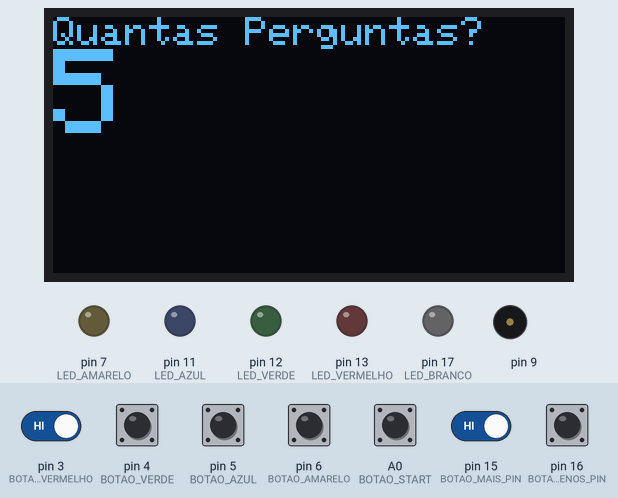
The sketch below on a simulated Arduino Uno, built with avr-gcc and run on an emulated ATmega328P. On the bench: 128×64 one-colour display, output pins drawn as LEDs (lit = HIGH), buzzer (waves = sounding). Dashed ring = blinking. The inputs (shaded band) are chosen by the test bench; at power-on: A0 (BOTAO_START), pin 3 (BOTAO_VERMELHO), pin 4 (BOTAO_VERDE), pin 5 (BOTAO_AZUL), pin 6 (BOTAO_AMARELO), pin 15 (BOTAO_MAIS_PIN), pin 16 (BOTAO_MENOS_PIN) HIGH. Random numbers use the default seed unless the sketch sets one; what the sketch prints to the serial monitor is not drawn.

Above: at 4.4 s.
4.5 s: A0 (BOTAO_START) pulled LOW for 0.15 s
At 6.13 s:
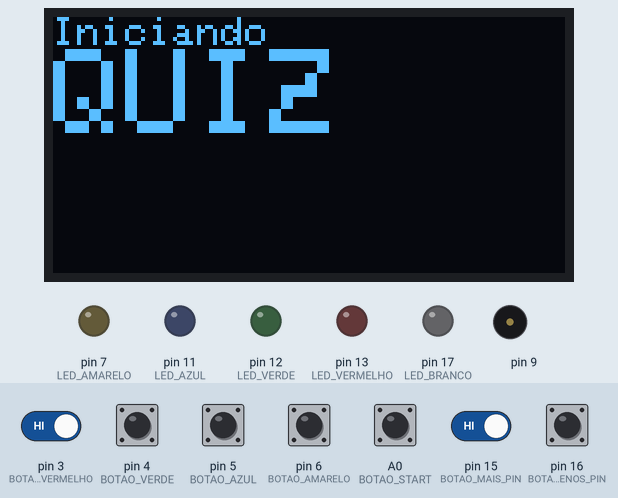
6.4 s: pin 3 (BOTAO_VERMELHO) driven LOW and pin 15 (BOTAO_MAIS_PIN) driven LOW
At 9.3 s:
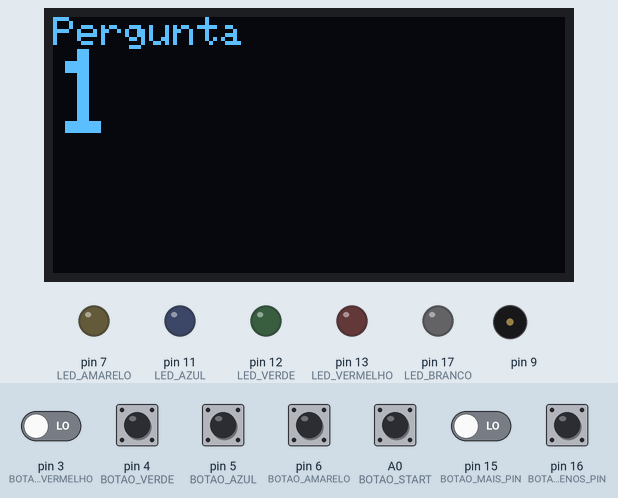
9.4 s: pin 16 (BOTAO_MENOS_PIN) pulled LOW for 1 s
At 10.1 s:
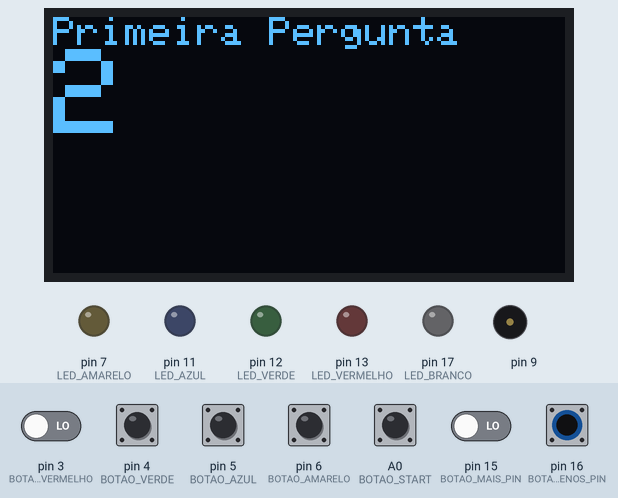
13.4 s: A0 (BOTAO_START) pulled LOW for 1 s
At 13.9 s:
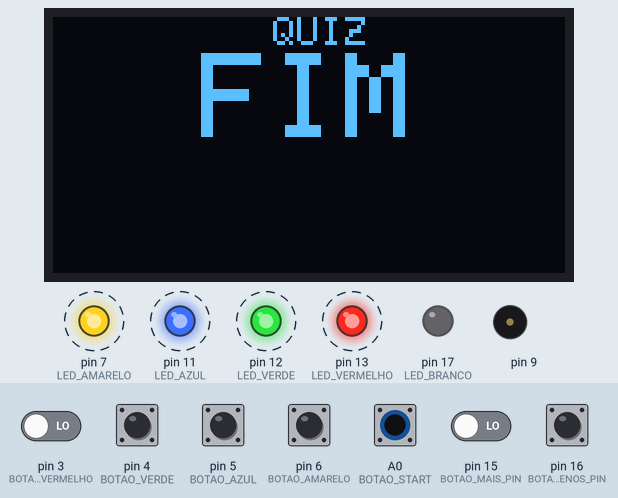
17.4 s: pin 3 (BOTAO_VERMELHO) driven HIGH
20.4 s: pin 4 (BOTAO_VERDE) pulled LOW for 1 s
Timing chart, 0 to 23.4 s (numbered marks = the images above; inputs shaded):
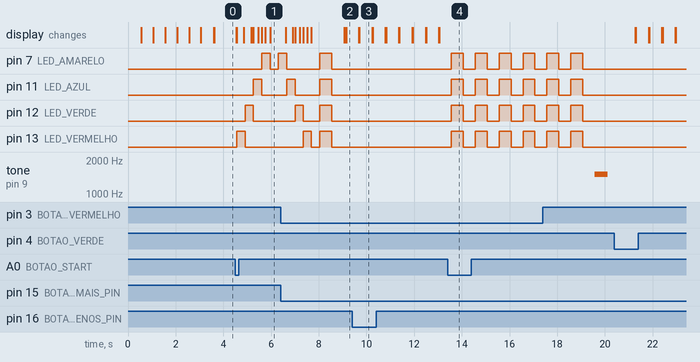

The sketch:

Quiz_completo.ino
```cpp
#include <CapacitiveSensor.h>
#include <toneAC.h>
#include <SPI.h>
#include <Wire.h>
#include <Adafruit_GFX.h>
#include <Adafruit_SSD1306.h>
#include <Fonts/FreeSerif12pt7b.h>


Adafruit_SSD1306 display(-1);


class UniqueRandom{
  private:
    int _index;
    int _min;
    int _max;
    int _size;
    int* _list;
    void _init(int min, int max) {
      _list = 0;
      if (min < max) { _min = min; _max = max; } else { _min = max; _max = min; }
      _size = _max - _min;
      _index = 0;
    }
  public:
    UniqueRandom(int max)           { _init(0,   max); randomize(); } //construtor com 1 parametro
    UniqueRandom(int min, int max)  { _init(min, max); randomize(); } //construtor com 2 parametros

    void randomize() {
      if (_list == 0) { _list = (int*) malloc(size() * sizeof(int)); }
      for (int i=0; i<=size(); i++) {   _list[i] = _min+i;  }   //preenche a lista do menor ao maior valor

      //embaralha a lista
      for (int i=0; i<=size(); i++) {
        int r = random(0, size());     //sorteia uma posição qualquer
        int aux = _list[i];
        _list[i] = _list[r];
        _list[r] = aux;
      }
    }

    void resetWithNewParameters(int min, int max) { _init(min, max); randomize(); }

    int next() {                                  //retorna o proximo numero da lista
      if (_index > size() ) { _index = 0;}
      int n = _list[_index++];
       //após recuper o ultimo numero, recomeça na posicao 0
      return n;
    }

    int size() { return _size; }

    int index() { return _index; }

    int getAt(int index)
    {
      return _list[index];
    }

    ~UniqueRandom(){ free ( _list ); }  //destrutor
};


int LED_VERMELHO = 13;
int LED_VERDE = 12;
int LED_AZUL = 11;
int LED_AMARELO = 7;
int LED_BRANCO = 17;


int BOTAO_AMARELO = 6;
int BOTAO_AZUL = 5;
int BOTAO_VERDE = 4;
int BOTAO_VERMELHO = 3;
int BOTAO_MENOS_PIN = 16;
int BOTAO_MAIS_PIN = 15;
int BOTAO_START = 14;
int CAPACITIVE_SENSOR_OUT = 8;
CapacitiveSensor BOTAO_MAIS = CapacitiveSensor(CAPACITIVE_SENSOR_OUT,BOTAO_MAIS_PIN);
CapacitiveSensor BOTAO_MENOS = CapacitiveSensor(CAPACITIVE_SENSOR_OUT,BOTAO_MENOS_PIN);
long press_botao_mais;
long press_botao_menos;

long buzzer_timer = 0;

int GAME_TIME = 0;
bool START = false;

UniqueRandom perguntas(0);
int quantidade_perguntas = 5;
int index_perguntas = 0;


//Configurações do Display
long timer_oled = 0;
bool inverted = true;

void setup()
{
  Serial.begin(9600);
  int seed = 0;
  seed = analogRead(A0);
  randomSeed(seed);


  pinMode(LED_VERMELHO, OUTPUT);
  pinMode(LED_VERDE, OUTPUT);
  pinMode(LED_AZUL, OUTPUT);
  pinMode(LED_AMARELO, OUTPUT);
  pinMode(LED_BRANCO, OUTPUT);

  digitalWrite(LED_VERMELHO, LOW);
  digitalWrite(LED_VERDE, LOW);
  digitalWrite(LED_AZUL, LOW);
  digitalWrite(LED_AMARELO, LOW);
  digitalWrite(LED_BRANCO, LOW);

  pinMode(BOTAO_VERMELHO,INPUT_PULLUP);
  pinMode(BOTAO_VERDE,INPUT_PULLUP);
  pinMode(BOTAO_AZUL,INPUT_PULLUP);
  pinMode(BOTAO_AMARELO,INPUT_PULLUP);

  pinMode(BOTAO_START,INPUT_PULLUP);

  perguntas.resetWithNewParameters(1,quantidade_perguntas);

  //Inicializar Display
  Wire.begin(); //INICIALIZA A BIBLIOTECA WIRE
  display.begin(SSD1306_SWITCHCAPVCC, 0x3C); //INICIALIZA O DISPLAY COM ENDEREÇO I2C 0x3C
  display.setTextColor(WHITE); //DEFINE A COR DO TEXTO
  display.setTextSize(1); //DEFINE O TAMANHO DA FONTE DO TEXTO
  display.clearDisplay(); //LIMPA AS INFORMAÇÕES DO DISPLAY
}

void loop()
{
  if(GAME_TIME == 3)
  {
    press_botao_mais = BOTAO_MAIS.capacitiveSensor(30);
    if (press_botao_mais>500)
    {
      digitalWrite(LED_BRANCO, LOW);
      ledApagaTodos();
      index_perguntas++;
      if(index_perguntas >= quantidade_perguntas)
      {
        index_perguntas = quantidade_perguntas;
        QuizFim();
        //fim do jogo
      }
      else
      {
        if(index_perguntas+1 == quantidade_perguntas)
        {
          UltimaPergunta(perguntas.getAt(index_perguntas));
        }
        else
        {
          ExibePergunta(perguntas.getAt(index_perguntas));
        }
        Serial.print("PERGUNTA: ");
        Serial.println(perguntas.getAt(index_perguntas));

      }
      delay(500);
    }
    press_botao_menos = BOTAO_MENOS.capacitiveSensor(30);
    if (press_botao_menos>500)
    {
      digitalWrite(LED_BRANCO, LOW);
      ledApagaTodos();
      index_perguntas--;
      if(index_perguntas <= 0)
      {
        index_perguntas = 0;
        PrimeiraPergunta(perguntas.getAt(index_perguntas));
      }
      else
      {
        if(index_perguntas+1 == quantidade_perguntas)
        {
          UltimaPergunta(perguntas.getAt(index_perguntas));
        }
        else
        {
          ExibePergunta(perguntas.getAt(index_perguntas));
        }
      }
      Serial.print("PERGUNTA: ");
      Serial.println(perguntas.getAt(index_perguntas));

      delay(500);
    }
    if (!digitalRead(BOTAO_START)) {

      digitalWrite(LED_BRANCO, LOW);
      int tempo_init = random(3,8);
      piscaTodosLeds(tempo_init, 500, 500);
      START = true;
      digitalWrite(LED_BRANCO, HIGH);
      buzzer_timer = millis();
      toneAC(1500);

    }

    if (!digitalRead(BOTAO_VERMELHO) && START) {
      digitalWrite(LED_VERMELHO, HIGH);
      START = false;
      digitalWrite(LED_BRANCO, LOW);
    }
    if (!digitalRead(BOTAO_VERDE) && START) {
      digitalWrite(LED_VERDE, HIGH);
      START = false;
      digitalWrite(LED_BRANCO, LOW);
    }
    if (!digitalRead(BOTAO_AZUL) && START) {
      digitalWrite(LED_AZUL, HIGH);
      START = false;
      digitalWrite(LED_BRANCO, LOW);
    }
    if (!digitalRead(BOTAO_AMARELO) && START) {
      digitalWrite(LED_AMARELO, HIGH);
      START = false;
      digitalWrite(LED_BRANCO, LOW);
    }
    buzzer();
  }
  else
  {
    if(GAME_TIME == 0)
    {
      digitalWrite(LED_BRANCO, LOW);
      IniciaHardware();
      Serial.println("Selecione a quantidade de perguntas");
      Serial.print("Quantidade: ");
      Serial.println(quantidade_perguntas);
      SelecionaQuantidadePerguntas();


      GAME_TIME = 1;
    }
    else
    {
      if(GAME_TIME == 1)
      {
        digitalWrite(LED_BRANCO, LOW);
        press_botao_mais = BOTAO_MAIS.capacitiveSensor(30);
        if (press_botao_mais>500)
        {
          if(quantidade_perguntas<99)
          {
            quantidade_perguntas++;
          }
          Serial.print("Quantidade: ");
          Serial.println(quantidade_perguntas);
          SelecionaQuantidadePerguntas();
          delay(200);
        }
        press_botao_menos = BOTAO_MENOS.capacitiveSensor(30);
        if (press_botao_menos>500)
        {
          if(quantidade_perguntas>5)
          {
            quantidade_perguntas--;
          }
          Serial.print("Quantidade: ");
          Serial.println(quantidade_perguntas);
          SelecionaQuantidadePerguntas();
          delay(200);
        }
        if (!digitalRead(BOTAO_START))
        {
          Serial.println("Comecando Jogo!");
          index_perguntas = 0;
          GAME_TIME = 3;
          perguntas.resetWithNewParameters(1,quantidade_perguntas);
          IniciaQuiz();
          delay(250);
          Serial.print("PERGUNTA: ");
          Serial.println(perguntas.getAt(index_perguntas));
          PrimeiraPergunta(perguntas.getAt(index_perguntas));
        }
      }

    }
  }
}

void ledAcendeTodos(int time)
{
  digitalWrite(LED_VERMELHO, HIGH);
  digitalWrite(LED_VERDE, HIGH);
  digitalWrite(LED_AZUL, HIGH);
  digitalWrite(LED_AMARELO, HIGH);
  delay(time);
  digitalWrite(LED_VERMELHO, LOW);
  digitalWrite(LED_VERDE, LOW);
  digitalWrite(LED_AZUL, LOW);
  digitalWrite(LED_AMARELO, LOW);
}

void ledApagaTodos()
{
  digitalWrite(LED_VERMELHO, LOW);
  digitalWrite(LED_VERDE, LOW);
  digitalWrite(LED_AZUL, LOW);
  digitalWrite(LED_AMARELO, LOW);
}

void piscaTodosLeds(int vezes, int aceso, int apagado)
{
  for(int i=0; i<vezes; i++)
  {
    ledAcendeTodos(aceso);
    delay(apagado);
  }
}


void buzzer()
{
  if(buzzer_timer != 0)
  {
    int current_time = millis();
    int delay = current_time - buzzer_timer;
    if(delay > 500)
    {
      toneAC(0);
      buzzer_timer = 0;
    }

  }
}

void IniciaHardware()
{

  timer_oled = 0;
// Movimenta o texto sobre a tela..
  display.clearDisplay();
  display.setTextSize(1); // Fonte do texto
  display.invertDisplay(false);
  display.setTextColor(WHITE); // Cor do texto
  display.setCursor(30,9); // fim da linha amarela
  display.setTextSize(3);
  display.println("QUIZ");
  display.display();
  delay(500);
  display.invertDisplay(true);
  delay(500);
  display.invertDisplay(false);
  delay(500);
  display.invertDisplay(true);
  delay(500);
  display.invertDisplay(false);
  delay(500);
  display.invertDisplay(true);
  delay(500);
  display.invertDisplay(false);
  delay(500);


}

void IniciaQuiz()
{
  timer_oled = 0;
// Movimenta o texto sobre a tela..
  display.clearDisplay();
  display.setTextSize(1); // Fonte do texto
  display.setTextColor(WHITE); // Cor do texto
  display.setCursor(0,0); // Posiciona o cursor
  display.println("Iniciando"); // Imprime mensagem
  display.display();

  display.setCursor(0,8); // fim da linha amarela
  display.setTextSize(3);
  display.println("QUIZ");
  display.display();
  display.startscrollright(1, 7); // Movimenta texto para a direita
  digitalWrite(LED_VERMELHO, HIGH);
  delay(350);
  digitalWrite(LED_VERMELHO, LOW);
  digitalWrite(LED_VERDE, HIGH);
  delay(350);
  digitalWrite(LED_VERDE, LOW);
  digitalWrite(LED_AZUL, HIGH);
  delay(350);
  digitalWrite(LED_AZUL, LOW);
  digitalWrite(LED_AMARELO, HIGH);
  delay(350);
  digitalWrite(LED_AMARELO, LOW);
  display.stopscroll();
  delay(350);
  display.startscrollleft(1, 7); // Movimenta texto para a esquerda
  digitalWrite(LED_AMARELO, HIGH);
  delay(350);
  digitalWrite(LED_AMARELO, LOW);
  digitalWrite(LED_AZUL, HIGH);
  delay(350);
  digitalWrite(LED_AZUL, LOW);
  digitalWrite(LED_VERDE, HIGH);
  delay(350);
  digitalWrite(LED_VERDE, LOW);
  digitalWrite(LED_VERMELHO, HIGH);
  delay(330);
  digitalWrite(LED_VERMELHO, LOW);
  display.stopscroll();
  delay(350);
  digitalWrite(LED_VERMELHO, HIGH);
  digitalWrite(LED_VERDE, HIGH);
  digitalWrite(LED_AZUL, HIGH);
  digitalWrite(LED_AMARELO, HIGH);
  delay(500);
  digitalWrite(LED_VERMELHO, LOW);
  digitalWrite(LED_VERDE, LOW);
  digitalWrite(LED_AZUL, LOW);
  digitalWrite(LED_AMARELO, LOW);
  delay(250);
}

void ExibePergunta(int numero)
{
  timer_oled = 0;
  display.clearDisplay();
  display.setTextSize(1); // Fonte do texto
  display.setTextColor(WHITE); // Cor do texto
  display.setCursor(0,0); // Posiciona o cursor
  display.println("Pergunta"); // Imprime mensagem
  display.display();
  display.setCursor(0,8); // fim da linha amarela
  display.setTextSize(3);
  display.println(numero);
  display.display();
}

void PrimeiraPergunta(int numero)
{
  timer_oled = 0;
  display.clearDisplay();
  display.setTextSize(1); // Fonte do texto
  display.setTextColor(WHITE); // Cor do texto
  display.setCursor(0,0); // Posiciona o cursor
  display.println("Primeira Pergunta"); // Imprime mensagem
  display.display();
  display.setCursor(0,8); // fim da linha amarela
  display.setTextSize(3);
  display.println(numero);
  display.display();
}

void QuizFim()
{
  timer_oled = 0;
  display.clearDisplay();
  display.setTextSize(1); // Fonte do texto
  display.setTextColor(WHITE); // Cor do texto
  display.setCursor(55,0); // Posiciona o cursor
  display.println("QUIZ"); // Imprime mensagem
  display.display();
  display.setCursor(37,9); // fim da linha amarela
  display.setTextSize(3);
  display.println("FIM");
  display.display();
}

void UltimaPergunta(int numero)
{
  timer_oled = 0;
  display.clearDisplay();
  display.setTextSize(1); // Fonte do texto
  display.setTextColor(WHITE); // Cor do texto
  display.setCursor(0,0); // Posiciona o cursor
  display.println("Ultima Pergunta"); // Imprime mensagem
  display.display();
  display.setCursor(0,8); // fim da linha amarela
  display.setTextSize(3);
  display.println(numero);
  display.display();
}

void SelecionaQuantidadePerguntas()
{
  timer_oled = 0;
  display.clearDisplay();
  display.setTextSize(1); // Fonte do texto
  display.setTextColor(WHITE); // Cor do texto
  display.setCursor(0,0); // Posiciona o cursor
  display.println("Quantas Perguntas?"); // Imprime mensagem
  display.display();
  display.setCursor(0,8); // fim da linha amarela
  display.setTextSize(3);
  display.println(quantidade_perguntas);
  display.display();
}

void aguarde(int aguarde_fase)
{
  if(aguarde_fase == 0)
  {
    timer_oled = millis();
    display.clearDisplay();

    display.setTextSize(3);
    display.setTextColor(WHITE);
    display.setCursor(0,9);
    display.println("Aguarde");
    display.display();
    display.fillRect(0, 0, 16, 8, WHITE);
    display.display();

    display.startscrollright(0, 0);
  }

  if(aguarde_fase == 2)
  {
    display.stopscroll();
    display.clearDisplay();
  }


}

void aperte()
{

  if(timer_oled == 0)
  {
    timer_oled = millis();
  }

  long current_millis = millis();
  long passed = current_millis - timer_oled;
  if(passed>500)
  {
      display.clearDisplay();
      if(!inverted)
      {
        display.invertDisplay(false);
        inverted = true;
      }
      else
      {
        display.invertDisplay(true);
        inverted = false;
      }
      display.setTextColor(WHITE);
      display.setCursor(10,9); // fim da linha amarela
      display.setTextSize(3);
      display.println("APERTE");
      display.display();
      timer_oled = current_millis;
  }
}
```

Measured:
- after the input at 4.5 s, pin 7 (LED_AMARELO): LOW → HIGH after 1.1 s, → LOW 0.35 s later, → HIGH 0.35 s later; pin 11 (LED_AZUL): LOW → HIGH after 0.76 s, → LOW 0.35 s later
- after the input at 13.4 s, pin 7 (LED_AMARELO), pin 11 (LED_AZUL), pin 12 (LED_VERDE), pin 13 (LED_VERMELHO): alternates HIGH for 0.50 s and LOW for 0.50 s, starting after 0.17 s
- what the display in image 3 shows lasts 0.5 s, from 9.7 s to 10.2 s
